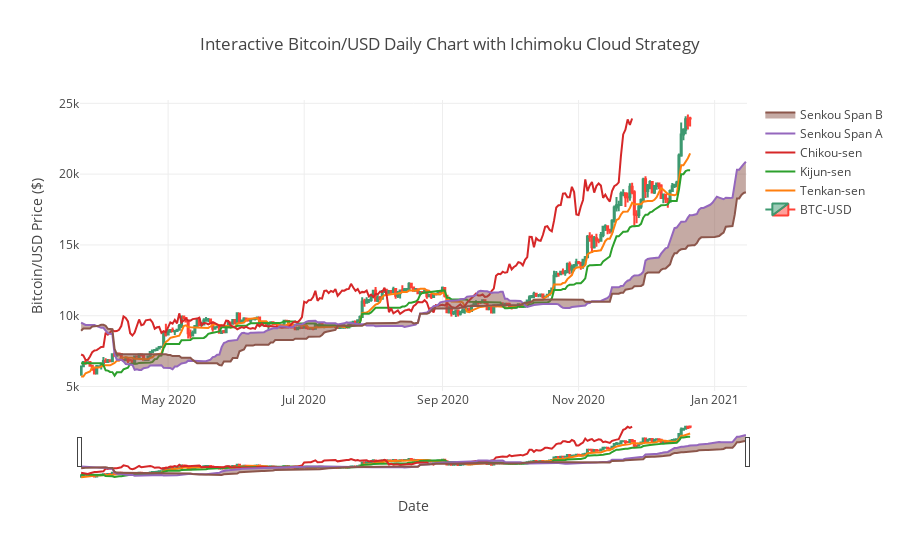

Notebook code cell kept with this figure:
### Markdown cell above
### Graph I Comments:

The graph is good to glimpse at but unfortunately, it has far too many cons: it does not show BTC as candlesticks. We could modify the code by using "from mpl_finance import candlestick_ohlc" library to showcase BTC/USD nicely. Another downside is that the graph looks very condensed. The time axis is not shown by the actual date but by days passed. The graph does not allow the user to interact with the details of the graph, which is a big bummer in my opinion. Let us see Method 2 using Plotly to get around this problem.

### Code cell
# Method 2 Plotting using Plotly:

df= df.tail(300)

fig = go.Figure(data=[go.Candlestick(name="BTC-USD",x=df['Date'],
                open=df['Open'],
                high=df['High'],
                low=df['Low'],
                close=df['Close'])])

fig.add_scatter(x=df['Date'], y=df['tenkan_sen'], name="Tenkan-sen", mode='lines')
fig.add_scatter(x=df['Date'], y=df['kijun_sen'],name="Kijun-sen", mode='lines')
fig.add_scatter(x=df['Date'], y=df['chikou_span'], name="Chikou-sen", mode='lines')
fig.add_scatter(x=df['Date'], y=df['senkou_span_a'], name="Senkou Span A", mode='lines')
fig.add_scatter(x=df['Date'], y=df['senkou_span_b'], fill='tonexty',name="Senkou Span B", mode='lines')

fig.layout.update(
    title='Interactive Bitcoin/USD Daily Chart with Ichimoku Cloud Strategy',
    xaxis_title='Date',
    yaxis_title='Bitcoin/USD Price ($)'
)


fig.show()

### Figure 1 — Plotly figure (JSON) as saved in the notebook; plotly's stock layout.template omitted (floating-point values rounded to 4 significant figures; data arrays with more than 128 entries replaced by an {"elided": "..."} marker saying what was removed)
{"data": [{"close": {"elided": "300 float values"}, "high": {"elided": "300 float values"}, "low": {"elided": "300 float values"}, "name": "BTC-USD", "open": {"elided": "300 float values"}, "type": "candlestick", "uid": "e908a3b4-4654-47a8-950d-84d935188f99", "x": {"elided": "300 str values"}}, {"mode": "lines", "name": "Tenkan-sen", "type": "scatter", "uid": "1e5c90af-c4a7-41a3-a679-149d8b3c2d58", "x": {"elided": "300 str values"}, "y": {"elided": "300 float values"}}, {"mode": "lines", "name": "Kijun-sen", "type": "scatter", "uid": "4faace54-0745-42e2-8069-dcd2b5837283", "x": {"elided": "300 str values"}, "y": {"elided": "300 float values"}}, {"mode": "lines", "name": "Chikou-sen", "type": "scatter", "uid": "4de909b2-b941-4014-9c4d-170253fe734e", "x": {"elided": "300 str values"}, "y": {"elided": "300 float values"}}, {"mode": "lines", "name": "Senkou Span A", "type": "scatter", "uid": "dc44ac73-669c-4aba-948c-99b70fb9faf1", "x": {"elided": "300 str values"}, "y": {"elided": "300 float values"}}, {"fill": "tonexty", "mode": "lines", "name": "Senkou Span B", "type": "scatter", "uid": "118ebcd0-d3d0-4f45-8f7a-37de49037220", "x": {"elided": "300 str values"}, "y": {"elided": "300 float values"}}], "layout": {"title": {"text": "Interactive Bitcoin/USD Daily Chart with Ichimoku Cloud Strategy"}, "xaxis": {"title": {"text": "Date"}}, "yaxis": {"title": {"text": "Bitcoin/USD Price ($)"}}}}
